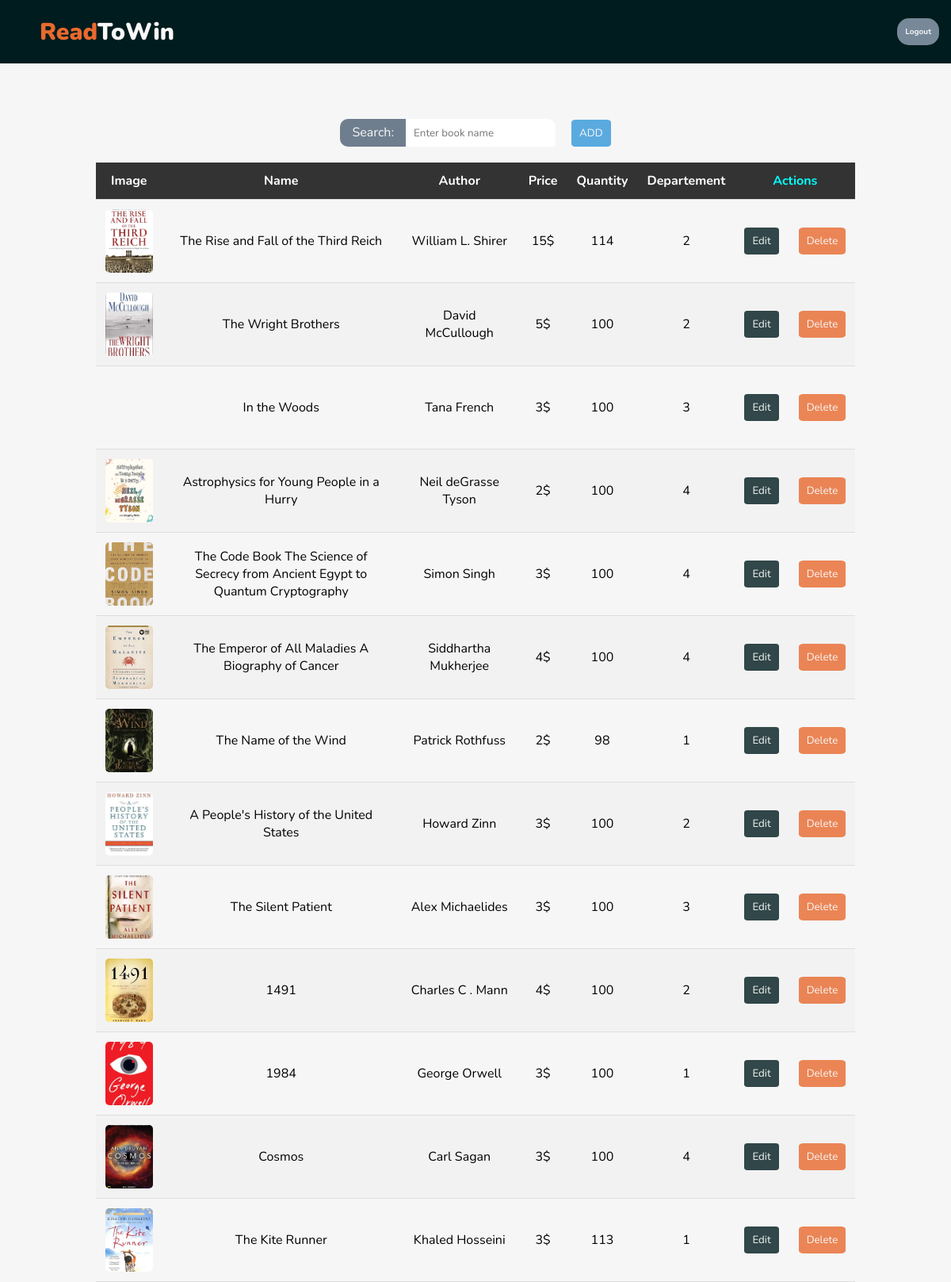
Screenshot of /staff_dashboard.php (signed in) with the database file from the repository.
### tables this page shows
CREATE TABLE `books` (
  `Name` varchar(255) NOT NULL,
  `ID` int(30) NOT NULL,
  `Author` varchar(255) NOT NULL,
  `Price` float NOT NULL,
  `quantity` int(11) NOT NULL,
  `IDdepartement` int(11) DEFAULT NULL,
  `image_path` varchar(255) DEFAULT NULL
);

### staff_dashboard.php (the view, shortened to what this page needs)
<?php
require_once("./includes/dbh.inc.php");
if (!empty($_SESSION['authenticated'])) {
    function getBooks($pdo)
    {
        $query = "SELECT * FROM books";
        $stmt = $pdo->prepare($query);
        $stmt->execute();
        $books = $stmt->fetchAll(PDO::FETCH_ASSOC);
        foreach ($books as $book):
            ?>
            <tr>
                <td>
                    <div class="book-image" style="background-image: url('<?= $book['image_path'] ?>')"
                        alt="<?= "Image not found" ?>">
                    </div>
                </td>
                <td>
                    <?= $book['Name'] ?>
                </td>
                <td>
                    <?= $book['Author'] ?>
                </td>
                <td>
                    <?= $book['Price'] ?>$
                </td>
                <td>
                    <?= $book['quantity'] ?>
                </td>
                <td>
                    <?= $book['IDdepartement'] ?>
                </td>
                <td>
                    <div class="buttons">
                        <form action="./edit_book.php" method="GET">
                            <button class="edit" type="submit">Edit</button>
                        </form>
                        <form action="./includes/delete_book_handler.php" method="GET">
                            <button onclick="confirmDelete(<?= $book['ID'] ?>)" class="delete" type="button">Delete</button>
                        </form>
                    </div>
                </td>
            </tr>
        <?php endforeach;
    }
} else {
    header("Location: ./index.php");
    exit();
}
?>
<!DOCTYPE html>
<html lang="en">
<head>
    <link rel="stylesheet" href="./css/general.css">
    <link rel="stylesheet" href="./css/staff_dashboard/staff_dashboard.css">
    <link rel="stylesheet" href="./css/staff_dashboard/staff_dashboard_media.css">
    <link rel="stylesheet" href="https://cdnjs.cloudflare.com/ajax/libs/font-awesome/6.5.1/css/all.min.css"
 />
    <link rel="stylesheet" href="./css/all.min.css">
</head>
<body>
    <header>
        <div class="logo"><span>Read</span>ToWin</div>
        <form id="logoutForm" action="./includes/logout_handler.php" method="GET">
            <button type="button" onclick="confirmLogout()">Logout</button>
        </form>
    </header>
    <main>
        <div class="container search-add">
            <div class="search-container">
                <label for="search">Search:</label>
                <div class="wrap-input">
                    <input type="text" id="search" oninput="filterBooks()" placeholder="Enter book name">
                </div>
            </div>
            <button class="add" type="submit"><a href="./add_book.php">ADD</a></button>
        </div>
        <div class=" container table-container">
            <table>
                <thead>
                    <tr>
                        <th>Image</th>
                        <th>Name</th>
                        <th>Author</th>
                        <th>Price</th>
                        <th>Quantity</th>
                        <th>Departement</th>
                        <th>Actions</th>
                    </tr>
                </thead>
                <tbody>
                    <?php
                    getBooks($pdo);
                    ?>
                </tbody>
            </table>
        </div>
    </main>
</body>
</html>

### css/general.css (style rules this page uses)
:root { --mainFont: rgb(248, 248, 248); --mainColor: rgb(233, 105, 46); --secColor: #001c1e; --thirdColor: #3498db; --transBackground: rgba(238, 238, 238, 0.106); --mainBackground: #f6f6f6; --secBackground: #ffa07a; --thirdBackground: #778899; font-family: "Nunito", sans-serif; }
* { box-sizing: border-box; margin: 0; padding: 0; }
html { font-size: 6.25%; scroll-behavior: smooth; }
body { font-size: 16rem; height: 100vh; }
a { text-decoration: none; }
button, input { border: none; outline: none; font-family: inherit !important; }
.container { margin: 0 auto; }
@media (min-width: 576px) { .container { width: 540px; } }
@media (min-width: 768px) { .container { width: 720px; } }
@media (min-width: 992px) { .container { width: 960px; } }
@media (min-width: 1200px) { .container { width: 1140px; } }

### css/staff_dashboard/staff_dashboard.css (style rules this page uses)
body { background-color: var(--mainBackground); display: flex; flex-direction: column; }
header { width: 100%; height: 10vh; display: grid; grid-template-columns: 1fr auto; align-items: center; background-color: var(--secColor); position: sticky; top: 0; z-index: 100; }
.logo { font-weight: 900; color: var(--mainFont); font-size: 30rem; padding: 0 50rem; }
.logo span { color: var(--mainColor); }
header button { padding: 10rem; cursor: pointer; border-radius: 15rem; margin-right: 15rem; font-size: 10rem; background-color: var(--thirdBackground); transition: all 0.25s ease-out; color: var(--mainFont); font-weight: bold; }
main { height: 90vh; padding: 50rem 15rem; display: flex; flex-direction: column; }
.search-add { display: flex; align-items: center; justify-content: center; gap: 20rem; }
.search-container { padding: 20rem 0; display: flex; }
.search-container label { padding: 6rem 15rem; background-color: #6f7e8e; color: var(--mainFont); border-radius: 10rem 0 0 10rem; }
#search { height: 35rem; padding: 10rem; border-radius: 0 10rem 0 0; }
.wrap-input { position: relative; overflow: hidden; }
.wrap-input::before { content: ""; width: 100%; height: 4.86%; position: absolute; left: -100%; bottom: 0; background-color: var(--mainColor); transition: left 0.5s; z-index: 1; }
.add { background-color: var(--thirdColor); }
.add a { color: var(--mainFont); }
table { border-collapse: collapse; margin: 0 auto; }
thead { background-color: #333; color: white; }
th, td { padding: 12rem; text-align: center; border-bottom: 1rem solid #ddd; }
th:last-child { color: cyan; }
tbody tr:nth-child(even) { background-color: #f2f2f2; }
tbody tr td:nth-child(2) { width: 300rem; }
tbody tr td:nth-child(3) { width: 150rem; }
.book-image { width: 60rem; height: 80rem; background-size: cover; background-position: center; border-radius: 5rem; }
.buttons { display: flex; gap: 25rem; justify-content: flex-end; }
main button { padding: 8rem 10rem; border-radius: 10%; background-color: var(--mainColor); color: var(--mainFont); cursor: pointer; opacity: 0.8; transition: all 0.15s ease-in-out; }
.buttons .edit { background-color: var(--secColor); }

### rows the page displays
books: image_path (picture), Name "The Rise and Fall of the Third Reich", Author "William L. Shirer", Price "15", quantity "114", IDdepartement "2"
books: image_path (picture), Name "The Wright Brothers", Author "David McCullough", Price "5", quantity "100", IDdepartement "2"
books: Name "In the Woods", Author "Tana French", Price "3", quantity "100", IDdepartement "3"
books: image_path (picture), Name "Astrophysics for Young People in a Hurry", Author "Neil deGrasse Tyson", Price "2", quantity "100", IDdepartement "4"
books: image_path (picture), Name "The Code Book The Science of Secrecy from Ancient Egypt to Quantum Cryptography", Author "Simon Singh", Price "3", quantity "100", IDdepartement "4"
books: image_path (picture), Name "The Emperor of All Maladies A Biography of Cancer", Author "Siddhartha Mukherjee", Price "4", quantity "100", IDdepartement "4"
books: image_path (picture), Name "The Name of the Wind", Author "Patrick Rothfuss", Price "2", quantity "98", IDdepartement "1"
books: image_path (picture), Name "A People's History of the United States", Author "Howard Zinn", Price "3", quantity "100", IDdepartement "2"
books: image_path (picture), Name "The Silent Patient", Author "Alex Michaelides", Price "3", quantity "100", IDdepartement "3"
books: image_path (picture), Name "1491", Author "Charles C . Mann", Price "4", quantity "100", IDdepartement "2"
books: image_path (picture), Name "1984", Author "George Orwell", Price "3", quantity "100", IDdepartement "1"
books: image_path (picture), Name "Cosmos", Author "Carl Sagan", Price "3", quantity "100", IDdepartement "4"
books: image_path (picture), Name "The Kite Runner", Author "Khaled Hosseini", Price "3", quantity "113", IDdepartement "1"
